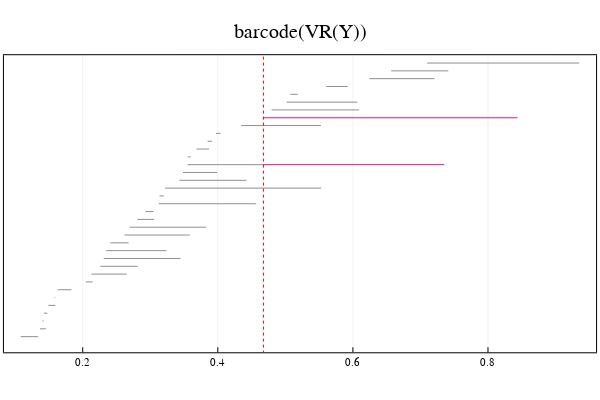

Notebook source saved alongside this figure:
### Code cell
plot(p)

### Figure 1 — Plotly figure (JSON) as saved in the notebook; plotly's stock layout.template omitted (floating-point values rounded to 4 significant figures)
{"data": [{"colorbar": {"title": ""}, "hoverinfo": "text", "legendgroup": "y1", "line": {"color": "rgba(143, 143, 143, 1.000)", "dash": "solid", "shape": "linear", "width": 1}, "mode": "lines", "name": "y1", "showlegend": true, "text": ["class 9", "class 9"], "type": "scatter", "x": [0.1082, 0.1339], "xaxis": "x1", "y": [1, 1], "yaxis": "y1", "zmax": null, "zmin": null}, {"colorbar": {"title": ""}, "hoverinfo": "text", "legendgroup": "y2", "line": {"color": "rgba(143, 143, 143, 1.000)", "dash": "solid", "shape": "linear", "width": 1}, "mode": "lines", "name": "y2", "showlegend": true, "text": ["class 10", "class 10"], "type": "scatter", "x": [0.1367, 0.1455], "xaxis": "x1", "y": [2, 2], "yaxis": "y1", "zmax": null, "zmin": null}, {"colorbar": {"title": ""}, "hoverinfo": "text", "legendgroup": "y3", "line": {"color": "rgba(143, 143, 143, 1.000)", "dash": "solid", "shape": "linear", "width": 1}, "mode": "lines", "name": "y3", "showlegend": true, "text": ["class 1", "class 1"], "type": "scatter", "x": [0.1401, 0.142], "xaxis": "x1", "y": [3, 3], "yaxis": "y1", "zmax": null, "zmin": null}, {"colorbar": {"title": ""}, "hoverinfo": "text", "legendgroup": "y4", "line": {"color": "rgba(143, 143, 143, 1.000)", "dash": "solid", "shape": "linear", "width": 1}, "mode": "lines", "name": "y4", "showlegend": true, "text": ["class 2", "class 2"], "type": "scatter", "x": [0.1424, 0.1476], "xaxis": "x1", "y": [4, 4], "yaxis": "y1", "zmax": null, "zmin": null}, {"colorbar": {"title": ""}, "hoverinfo": "text", "legendgroup": "y5", "line": {"color": "rgba(143, 143, 143, 1.000)", "dash": "solid", "shape": "linear", "width": 1}, "mode": "lines", "name": "y5", "showlegend": true, "text": ["class 11", "class 11"], "type": "scatter", "x": [0.1492, 0.1594], "xaxis": "x1", "y": [5, 5], "yaxis": "y1", "zmax": null, "zmin": null}, {"colorbar": {"title": ""}, "hoverinfo": "text", "legendgroup": "y6", "line": {"color": "rgba(143, 143, 143, 1.000)", "dash": "solid", "shape": "linear", "width": 1}, "mode": "lines", "name": "y6", "showlegend": true, "text": ["class 12", "class 12"], "type": "scatter", "x": [0.1583, 0.1593], "xaxis": "x1", "y": [6, 6], "yaxis": "y1", "zmax": null, "zmin": null}, {"colorbar": {"title": ""}, "hoverinfo": "text", "legendgroup": "y7", "line": {"color": "rgba(143, 143, 143, 1.000)", "dash": "solid", "shape": "linear", "width": 1}, "mode": "lines", "name": "y7", "showlegend": true, "text": ["class 3", "class 3"], "type": "scatter", "x": [0.163, 0.1833], "xaxis": "x1", "y": [7, 7], "yaxis": "y1", "zmax": null, "zmin": null}, {"colorbar": {"title": ""}, "hoverinfo": "text", "legendgroup": "y8", "line": {"color": "rgba(143, 143, 143, 1.000)", "dash": "solid", "shape": "linear", "width": 1}, "mode": "lines", "name": "y8", "showlegend": true, "text": ["class 4", "class 4"], "type": "scatter", "x": [0.2043, 0.2148], "xaxis": "x1", "y": [8, 8], "yaxis": "y1", "zmax": null, "zmin": null}, {"colorbar": {"title": ""}, "hoverinfo": "text", "legendgroup": "y9", "line": {"color": "rgba(143, 143, 143, 1.000)", "dash": "solid", "shape": "linear", "width": 1}, "mode": "lines", "name": "y9", "showlegend": true, "text": ["class 13", "class 13"], "type": "scatter", "x": [0.2128, 0.2652], "xaxis": "x1", "y": [9, 9], "yaxis": "y1", "zmax": null, "zmin": null}, {"colorbar": {"title": ""}, "hoverinfo": "text", "legendgroup": "y10", "line": {"color": "rgba(143, 143, 143, 1.000)", "dash": "solid", "shape": "linear", "width": 1}, "mode": "lines", "name": "y10", "showlegend": true, "text": ["class 14", "class 14"], "type": "scatter", "x": [0.226, 0.2815], "xaxis": "x1", "y": [10, 10], "yaxis": "y1", "zmax": null, "zmin": null}, {"colorbar": {"title": ""}, "hoverinfo": "text", "legendgroup": "y11", "line": {"color": "rgba(143, 143, 143, 1.000)", "dash": "solid", "shape": "linear", "width": 1}, "mode": "lines", "name": "y11", "showlegend": true, "text": ["class 15", "class 15"], "type": "scatter", "x": [0.2312, 0.3447], "xaxis": "x1", "y": [11, 11], "yaxis": "y1", "zmax": null, "zmin": null}, {"colorbar": {"title": ""}, "hoverinfo": "text", "legendgroup": "y12", "line": {"color": "rgba(143, 143, 143, 1.000)", "dash": "solid", "shape": "linear", "width": 1}, "mode": "lines", "name": "y12", "showlegend": true, "text": ["class 16", "class 16"], "type": "scatter", "x": [0.2348, 0.3238], "xaxis": "x1", "y": [12, 12], "yaxis": "y1", "zmax": null, "zmin": null}, {"colorbar": {"title": ""}, "hoverinfo": "text", "legendgroup": "y13", "line": {"color": "rgba(143, 143, 143, 1.000)", "dash": "solid", "shape": "linear", "width": 1}, "mode": "lines", "name": "y13", "showlegend": true, "text": ["class 17", "class 17"], "type": "scatter", "x": [0.2409, 0.268], "xaxis": "x1", "y": [13, 13], "yaxis": "y1", "zmax": null, "zmin": null}, {"colorbar": {"title": ""}, "hoverinfo": "text", "legendgroup": "y14", "line": {"color": "rgba(143, 143, 143, 1.000)", "dash": "solid", "shape": "linear", "width": 1}, "mode": "lines", "name": "y14", "showlegend": true, "text": ["class 18", "class 18"], "type": "scatter", "x": [0.2618, 0.3584], "xaxis": "x1", "y": [14, 14], "yaxis": "y1", "zmax": null, "zmin": null}, {"colorbar": {"title": ""}, "hoverinfo": "text", "legendgroup": "y15", "line": {"color": "rgba(143, 143, 143, 1.000)", "dash": "solid", "shape": "linear", "width": 1}, "mode": "lines", "name": "y15", "showlegend": true, "text": ["class 19", "class 19"], "type": "scatter", "x": [0.2694, 0.383], "xaxis": "x1", "y": [15, 15], "yaxis": "y1", "zmax": null, "zmin": null}, {"colorbar": {"title": ""}, "hoverinfo": "text", "legendgroup": "y16", "line": {"color": "rgba(143, 143, 143, 1.000)", "dash": "solid", "shape": "linear", "width": 1}, "mode": "lines", "name": "y16", "showlegend": true, "text": ["class 5", "class 5"], "type": "scatter", "x": [0.2809, 0.3058], "xaxis": "x1", "y": [16, 16], "yaxis": "y1", "zmax": null, "zmin": null}, {"colorbar": {"title": ""}, "hoverinfo": "text", "legendgroup": "y17", "line": {"color": "rgba(143, 143, 143, 1.000)", "dash": "solid", "shape": "linear", "width": 1}, "mode": "lines", "name": "y17", "showlegend": true, "text": ["class 20", "class 20"], "type": "scatter", "x": [0.2928, 0.3049], "xaxis": "x1", "y": [17, 17], "yaxis": "y1", "zmax": null, "zmin": null}, {"colorbar": {"title": ""}, "hoverinfo": "text", "legendgroup": "y18", "line": {"color": "rgba(143, 143, 143, 1.000)", "dash": "solid", "shape": "linear", "width": 1}, "mode": "lines", "name": "y18", "showlegend": true, "text": ["class 21", "class 21"], "type": "scatter", "x": [0.3126, 0.4564], "xaxis": "x1", "y": [18, 18], "yaxis": "y1", "zmax": null, "zmin": null}, {"colorbar": {"title": ""}, "hoverinfo": "text", "legendgroup": "y19", "line": {"color": "rgba(143, 143, 143, 1.000)", "dash": "solid", "shape": "linear", "width": 1}, "mode": "lines", "name": "y19", "showlegend": true, "text": ["class 22", "class 22"], "type": "scatter", "x": [0.3138, 0.3198], "xaxis": "x1", "y": [19, 19], "yaxis": "y1", "zmax": null, "zmin": null}, {"colorbar": {"title": ""}, "hoverinfo": "text", "legendgroup": "y20", "line": {"color": "rgba(143, 143, 143, 1.000)", "dash": "solid", "shape": "linear", "width": 1}, "mode": "lines", "name": "y20", "showlegend": true, "text": ["class 34", "class 34"], "type": "scatter", "x": [0.3218, 0.553], "xaxis": "x1", "y": [20, 20], "yaxis": "y1", "zmax": null, "zmin": null}, {"colorbar": {"title": ""}, "hoverinfo": "text", "legendgroup": "y21", "line": {"color": "rgba(143, 143, 143, 1.000)", "dash": "solid", "shape": "linear", "width": 1}, "mode": "lines", "name": "y21", "showlegend": true, "text": ["class 23", "class 23"], "type": "scatter", "x": [0.3433, 0.4424], "xaxis": "x1", "y": [21, 21], "yaxis": "y1", "zmax": null, "zmin": null}, {"colorbar": {"title": ""}, "hoverinfo": "text", "legendgroup": "y22", "line": {"color": "rgba(143, 143, 143, 1.000)", "dash": "solid", "shape": "linear", "width": 1}, "mode": "lines", "name": "y22", "showlegend": true, "text": ["class 32", "class 32"], "type": "scatter", "x": [0.3484, 0.3991], "xaxis": "x1", "y": [22, 22], "yaxis": "y1", "zmax": null, "zmin": null}, {"colorbar": {"title": ""}, "hoverinfo": "text", "legendgroup": "y23", "line": {"color": "rgba(143, 143, 143, 1.000)", "dash": "solid", "shape": "linear", "width": 1}, "mode": "lines", "name": "y23", "showlegend": true, "text": ["class 36", "class 36"], "type": "scatter", "x": [0.3554, 0.4675], "xaxis": "x1", "y": [23, 23], "yaxis": "y1", "zmax": null, "zmin": null}, {"colorbar": {"title": ""}, "hoverinfo": "text", "legendgroup": "y24", "line": {"color": "rgba(238, 18, 137, 1.000)", "dash": "solid", "shape": "linear", "width": 1}, "mode": "lines", "name": "y24", "showlegend": true, "text": ["class 36", "class 36"], "type": "scatter", "x": [0.4675, 0.7352], "xaxis": "x1", "y": [23, 23], "yaxis": "y1", "zmax": null, "zmin": null}, {"colorbar": {"title": ""}, "hoverinfo": "text", "legendgroup": "y25", "line": {"color": "rgba(143, 143, 143, 1.000)", "dash": "solid", "shape": "linear", "width": 1}, "mode": "lines", "name": "y25", "showlegend": true, "text": ["class 24", "class 24"], "type": "scatter", "x": [0.3557, 0.3598], "xaxis": "x1", "y": [24, 24], "yaxis": "y1", "zmax": null, "zmin": null}, {"colorbar": {"title": ""}, "hoverinfo": "text", "legendgroup": "y26", "line": {"color": "rgba(143, 143, 143, 1.000)", "dash": "solid", "shape": "linear", "width": 1}, "mode": "lines", "name": "y26", "showlegend": true, "text": ["class 6", "class 6"], "type": "scatter", "x": [0.3686, 0.3872], "xaxis": "x1", "y": [25, 25], "yaxis": "y1", "zmax": null, "zmin": null}, {"colorbar": {"title": ""}, "hoverinfo": "text", "legendgroup": "y27", "line": {"color": "rgba(143, 143, 143, 1.000)", "dash": "solid", "shape": "linear", "width": 1}, "mode": "lines", "name": "y27", "showlegend": true, "text": ["class 25", "class 25"], "type": "scatter", "x": [0.385, 0.3916], "xaxis": "x1", "y": [26, 26], "yaxis": "y1", "zmax": null, "zmin": null}, {"colorbar": {"title": ""}, "hoverinfo": "text", "legendgroup": "y28", "line": {"color": "rgba(143, 143, 143, 1.000)", "dash": "solid", "shape": "linear", "width": 1}, "mode": "lines", "name": "y28", "showlegend": true, "text": ["class 7", "class 7"], "type": "scatter", "x": [0.3972, 0.4041], "xaxis": "x1", "y": [27, 27], "yaxis": "y1", "zmax": null, "zmin": null}, {"colorbar": {"title": ""}, "hoverinfo": "text", "legendgroup": "y29", "line": {"color": "rgba(143, 143, 143, 1.000)", "dash": "solid", "shape": "linear", "width": 1}, "mode": "lines", "name": "y29", "showlegend": true, "text": ["class 26", "class 26"], "type": "scatter", "x": [0.4347, 0.5526], "xaxis": "x1", "y": [28, 28], "yaxis": "y1", "zmax": null, "zmin": null}, {"colorbar": {"title": ""}, "hoverinfo": "text", "legendgroup": "y30", "line": {"color": "rgba(143, 143, 143, 1.000)", "dash": "solid", "shape": "linear", "width": 1}, "mode": "lines", "name": "y30", "showlegend": true, "text": ["class 27", "class 27"], "type": "scatter", "x": [0.4675, 0.4675], "xaxis": "x1", "y": [29, 29], "yaxis": "y1", "zmax": null, "zmin": null}, {"colorbar": {"title": ""}, "hoverinfo": "text", "legendgroup": "y31", "line": {"color": "rgba(238, 18, 137, 1.000)", "dash": "solid", "shape": "linear", "width": 1}, "mode": "lines", "name": "y31", "showlegend": true, "text": ["class 27", "class 27"], "type": "scatter", "x": [0.4675, 0.8438], "xaxis": "x1", "y": [29, 29], "yaxis": "y1", "zmax": null, "zmin": null}, {"colorbar": {"title": ""}, "hoverinfo": "text", "legendgroup": "y32", "line": {"color": "rgba(143, 143, 143, 1.000)", "dash": "solid", "shape": "linear", "width": 1}, "mode": "lines", "name": "y32", "showlegend": true, "text": ["class 35", "class 35"], "type": "scatter", "x": [0.4797, 0.609], "xaxis": "x1", "y": [30, 30], "yaxis": "y1", "zmax": null, "zmin": null}, {"colorbar": {"title": ""}, "hoverinfo": "text", "legendgroup": "y33", "line": {"color": "rgba(143, 143, 143, 1.000)", "dash": "solid", "shape": "linear", "width": 1}, "mode": "lines", "name": "y33", "showlegend": true, "text": ["class 33", "class 33"], "type": "scatter", "x": [0.5017, 0.6065], "xaxis": "x1", "y": [31, 31], "yaxis": "y1", "zmax": null, "zmin": null}, {"colorbar": {"title": ""}, "hoverinfo": "text", "legendgroup": "y34", "line": {"color": "rgba(143, 143, 143, 1.000)", "dash": "solid", "shape": "linear", "width": 1}, "mode": "lines", "name": "y34", "showlegend": true, "text": ["class 8", "class 8"], "type": "scatter", "x": [0.5074, 0.5186], "xaxis": "x1", "y": [32, 32], "yaxis": "y1", "zmax": null, "zmin": null}, {"colorbar": {"title": ""}, "hoverinfo": "text", "legendgroup": "y35", "line": {"color": "rgba(143, 143, 143, 1.000)", "dash": "solid", "shape": "linear", "width": 1}, "mode": "lines", "name": "y35", "showlegend": true, "text": ["class 28", "class 28"], "type": "scatter", "x": [0.5607, 0.5922], "xaxis": "x1", "y": [33, 33], "yaxis": "y1", "zmax": null, "zmin": null}, {"colorbar": {"title": ""}, "hoverinfo": "text", "legendgroup": "y36", "line": {"color": "rgba(143, 143, 143, 1.000)", "dash": "solid", "shape": "linear", "width": 1}, "mode": "lines", "name": "y36", "showlegend": true, "text": ["class 29", "class 29"], "type": "scatter", "x": [0.6242, 0.7207], "xaxis": "x1", "y": [34, 34], "yaxis": "y1", "zmax": null, "zmin": null}, {"colorbar": {"title": ""}, "hoverinfo": "text", "legendgroup": "y37", "line": {"color": "rgba(143, 143, 143, 1.000)", "dash": "solid", "shape": "linear", "width": 1}, "mode": "lines", "name": "y37", "showlegend": true, "text": ["class 30", "class 30"], "type": "scatter", "x": [0.6567, 0.7412], "xaxis": "x1", "y": [35, 35], "yaxis": "y1", "zmax": null, "zmin": null}, {"colorbar": {"title": ""}, "hoverinfo": "text", "legendgroup": "y38", "line": {"color": "rgba(143, 143, 143, 1.000)", "dash": "solid", "shape": "linear", "width": 1}, "mode": "lines", "name": "y38", "showlegend": true, "text": ["class 31", "class 31"], "type": "scatter", "x": [0.7099, 0.9352], "xaxis": "x1", "y": [36, 36], "yaxis": "y1", "zmax": null, "zmin": null}, {"colorbar": {"title": ""}, "legendgroup": "y39", "line": {"color": "rgba(255, 0, 0, 1.000)", "dash": "dot", "shape": "linear", "width": 1}, "mode": "lines", "name": "y39", "showlegend": true, "type": "scatter", "x": [0.4675, 0.4675], "xaxis": "x1", "y": [-3801, 3837], "yaxis": "y1", "zmax": null, "zmin": null}], "layout": {"annotations": [{"font": {"color": "rgba(0, 0, 0, 1.000)", "family": "sans-serif", "size": 20}, "rotation": 0, "showarrow": false, "text": "barcode(VR(Y))", "x": 0.5, "xanchor": "center", "xref": "paper", "y": 1, "yanchor": "top", "yref": "paper"}], "height": 400, "margin": {"b": 20, "l": 0, "r": 0, "t": 20}, "paper_bgcolor": "rgba(255, 255, 255, 1.000)", "plot_bgcolor": "rgba(255, 255, 255, 1.000)", "showlegend": false, "width": 600, "xaxis": {"anchor": "y1", "domain": [0.006562, 0.9934], "gridcolor": "rgba(0, 0, 0, 0.100)", "gridwidth": 0.5, "linecolor": "rgba(0, 0, 0, 1.000)", "mirror": true, "range": [0.08337, 0.96], "showgrid": true, "showline": true, "showticklabels": true, "tickangle": 0, "tickcolor": "rgb(0, 0, 0)", "tickfont": {"color": "rgba(0, 0, 0, 1.000)", "family": "sans-serif", "size": 11}, "tickmode": "array", "ticks": "inside", "ticktext": ["0.2", "0.4", "0.6", "0.8"], "tickvals": [0.2, 0.4, 0.6, 0.8], "title": "", "titlefont": {"color": "rgba(0, 0, 0, 1.000)", "family": "sans-serif", "size": 15}, "type": "-", "visible": true, "zeroline": false, "zerolinecolor": "rgba(0, 0, 0, 1.000)"}, "yaxis": {"anchor": "x1", "domain": [0.07699, 0.9022], "gridcolor": "rgba(0, 0, 0, 0.100)", "gridwidth": 0.5, "linecolor": "rgba(0, 0, 0, 1.000)", "mirror": true, "range": [-1, 37], "showgrid": true, "showline": true, "showticklabels": true, "tickangle": 0, "tickcolor": "rgb(0, 0, 0)", "tickfont": {"color": "rgba(0, 0, 0, 1.000)", "family": "sans-serif", "size": 11}, "tickmode": "array", "ticks": "inside", "ticktext": [], "tickvals": [], "title": "", "titlefont": {"color": "rgba(0, 0, 0, 1.000)", "family": "sans-serif", "size": 15}, "type": "-", "visible": true, "zeroline": false, "zerolinecolor": "rgba(0, 0, 0, 1.000)"}}}
